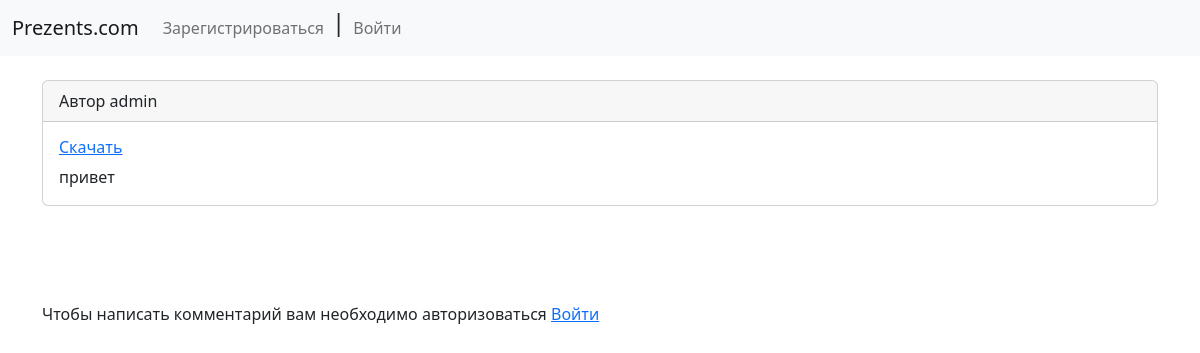
The page /prezents/detail/1 on the database as committed earlier.
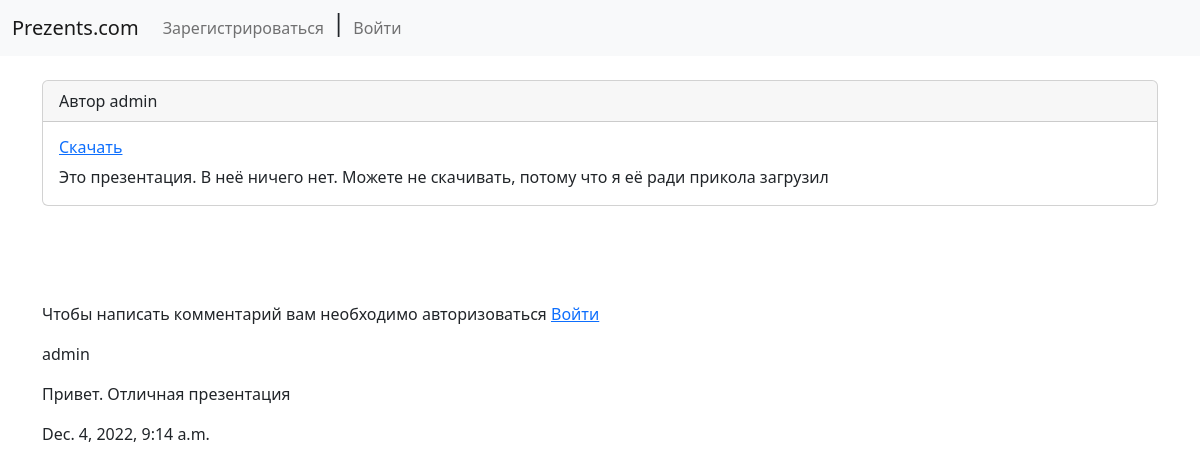
The same page on the database as committed later.
### prezents/models.py (models this page shows, shortened)
class Post(models.Model):
    user = models.ForeignKey(User,
            on_delete=models.CASCADE,
            verbose_name='пользователь')
    file = models.FileField(upload_to='index_file/', verbose_name='файл')
    description = models.TextField(verbose_name='описание файла')

class Comment(models.Model):
    user = models.ForeignKey(User,
            on_delete=models.CASCADE,
            verbose_name="пользователь")
    post = models.ForeignKey(Post,
                on_delete=models.CASCADE,
                verbose_name='посты')
    title = models.TextField(verbose_name='описание файла')
    data = models.DateTimeField(auto_now_add=True)
    class Meta:
        verbose_name = 'Комментарий'
        verbose_name_plural = 'Комментарии'

### users/models.py (models this page shows)
class User(AbstractUser):
    description = models.TextField()
    image = models.ImageField(upload_to='photo/', blank=True)
    def __str__(self) -> str:
        return self.username
    class Meta:
        verbose_name = 'user'
        verbose_name_plural = 'users'

### prezents/views.py (the view)
# urls.py: path('detail/<int:pk>', views.detail , name='detail'),
def detail(request, pk):
    post =  get_object_or_404(Post, pk=pk)
    comment_form = CommentForm()
    comments = Comment.objects.filter(post=post)
    context = {
        'form': comment_form,
        'post': post,
        'comments': comments
    }
    return render(request,
            template_name='prezents/detail.html',
            context=context)

### templates/prezents/detail.html
{% extends 'base.html' %}
{% block content %}
<br>
<div class="container">
        <div class="card">
            <div class="card-header">
                Автор {{ post.user }}
            </div>
            <div class="card-body">
              <h6 class="card-title"><a href="{{ post.file.url}}">Скачать</a></h6>
              <p class="card-text">{{ post.description }}</p>
            </div>
          </div>
          <br>
<br>
<br>
<br>
{% if user.is_authenticated %}
 <form action='{% url "add_comment" post.id %}' method="post">
  {% csrf_token %}
  {{ form.as_p  }}
  <button>отправить</button>
  </form>
<br>
{% for comment in comments %}
<p>{{ comment.user }}</p>
<p>{{ comment.title }}</p>
<p> {{ comment.data }}</p>
{% endfor %}
{% else %}
<p>Чтобы написать комментарий вам необходимо авторизоваться  <a href="{% url 'login' %}">Войти</a></p>
  {% for comment in comments %}
  <p>{{ comment.user }}</p>
  <p>{{ comment.title }}</p>
  <p> {{ comment.data }}</p>
  {% endfor %}
{% endif%}
</div>
{% endblock %}

Rows that differ between the two databases and show on the page:
changed Post "admin": description "привет" → "Это презентация. В неё ничего нет. Можете не скачивать, потому что я её ради прикола загрузил"
added Comment: user "admin", title "Привет. Отличная презентация", data "Dec. 4, 2022, 9:14 a.m."
